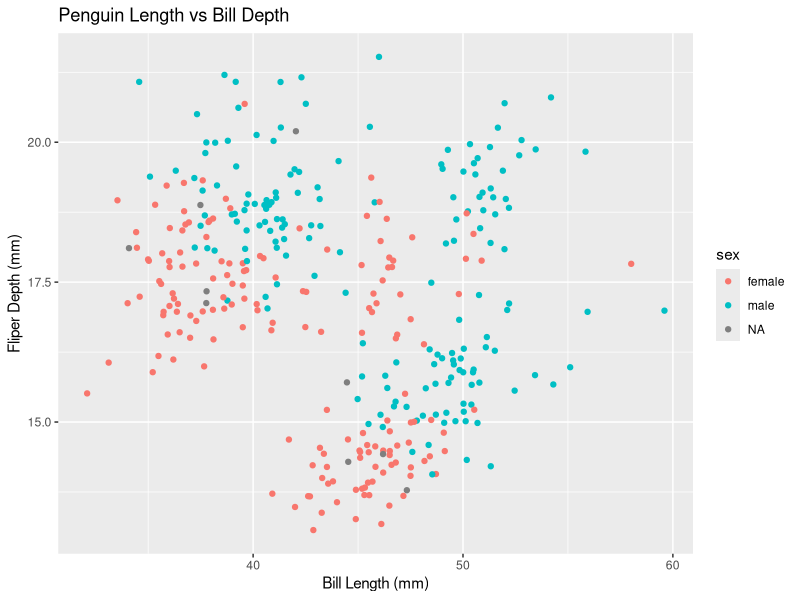

The R script that drew this image:
## ---- chunk 1
knitr::opts_chunk$set(echo = TRUE)
library(tidyverse)
library(palmerpenguins)
## ---- chunk 2
a <- expression(x ^2)
deriv_a <- deriv(a, "x")
x <- 3
eval(deriv_a)

b <- expression(2 * (3 * a + 2) ^4 -5)
deriv_b <- deriv(b, "a")
a <- 1.2
eval(deriv_b)

c <- expression((-4*t) / ((t^2 +1)^3))
deriv_c <- deriv(c, "t")
t <- 0
eval(deriv_c)
## ---- chunk 3
ggplot(data = penguins ,mapping = aes(x = bill_length_mm , y = bill_depth_mm)) + 
  geom_jitter(aes(color = sex)) +labs(x = "Bill Length (mm)" ,
                        y= "Fliper Depth (mm)" , title = "Penguin Length vs Bill Depth")
